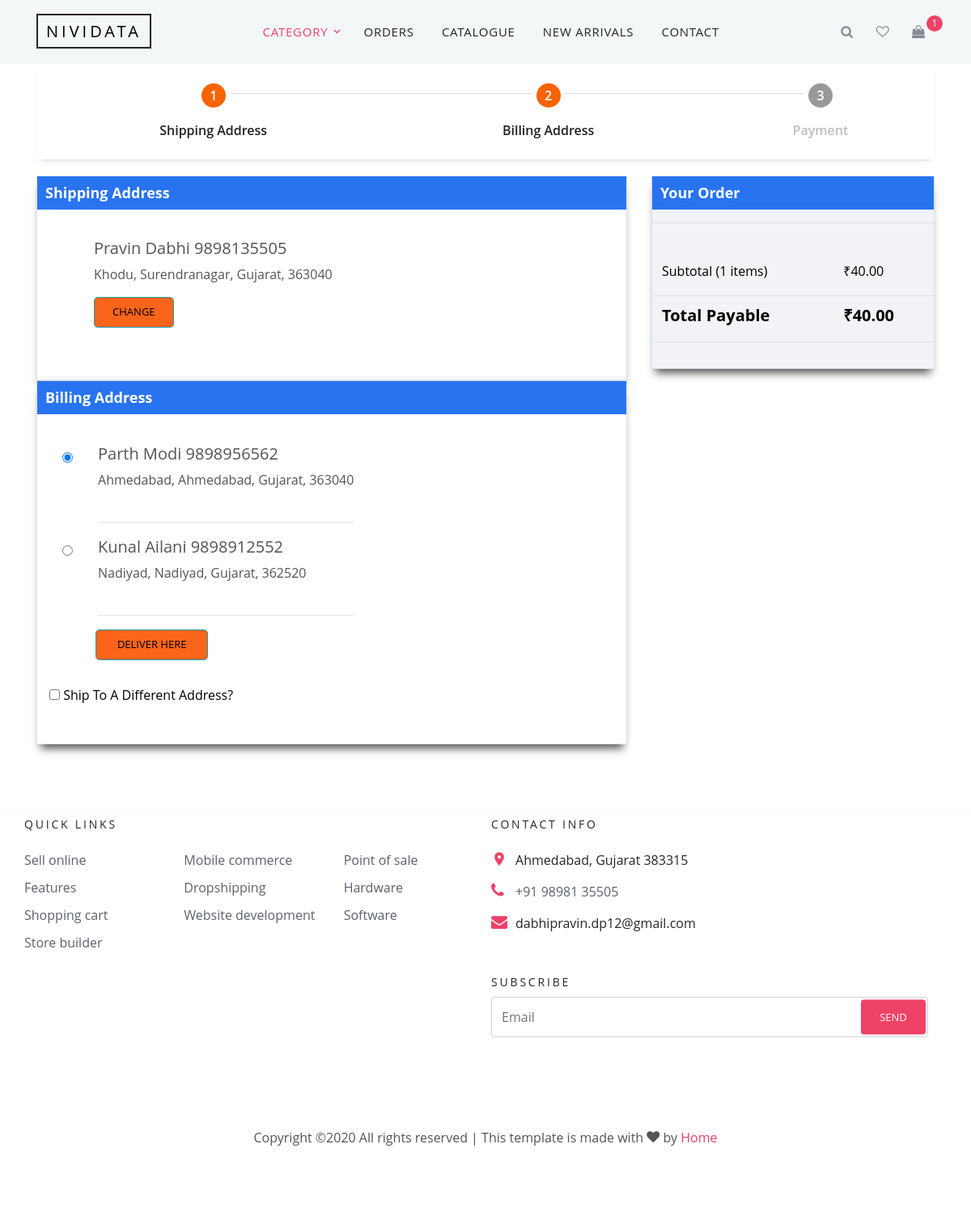
The page /billing-address/ (signed in) on the database as committed earlier.
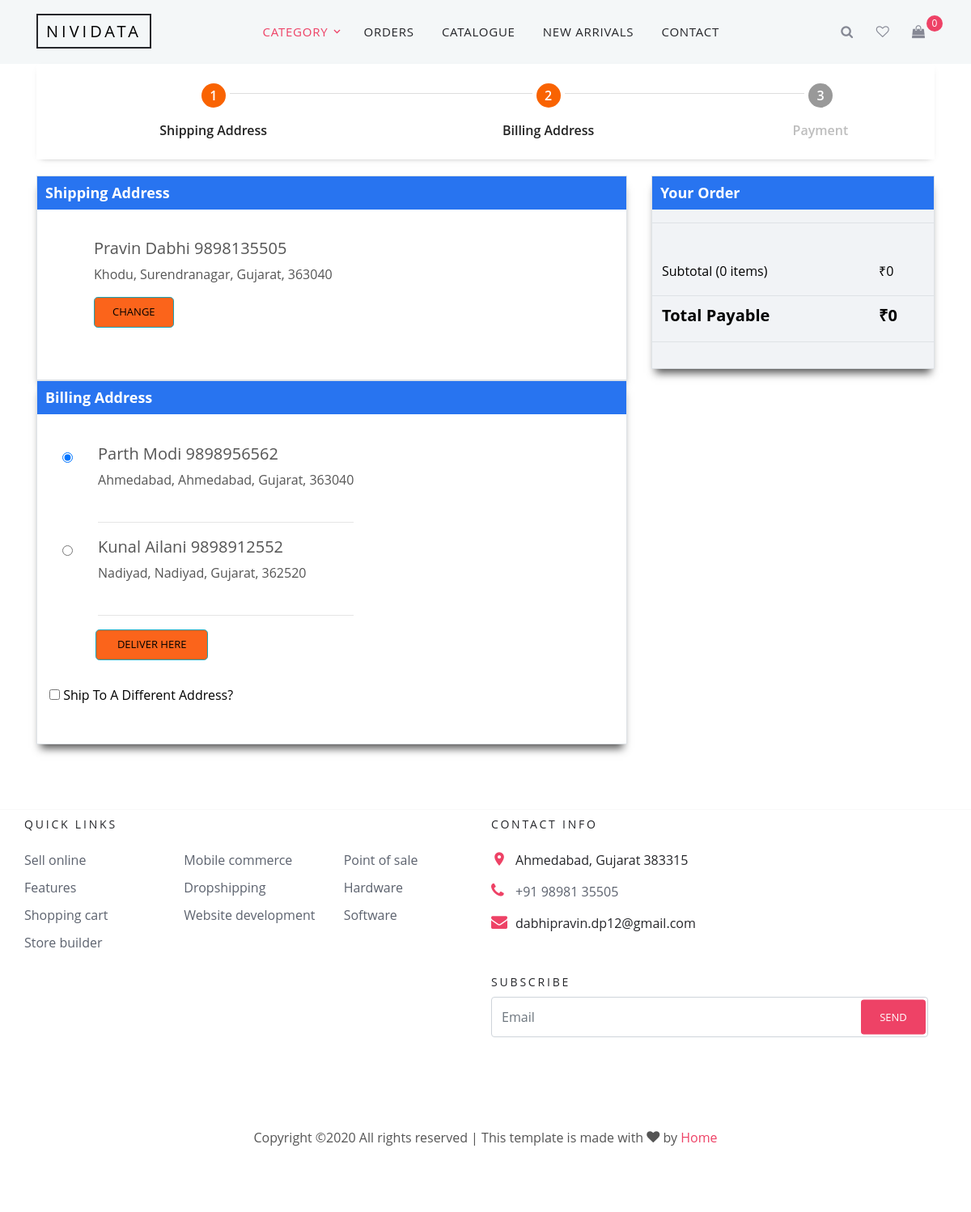
The same page on the database as committed later.
### shopping/models.py (models this page shows, shortened)
class Cart(models.Model):
    user = models.ForeignKey(User, related_name="user_cart", on_delete=models.CASCADE, null=True)
    total = models.DecimalField(max_digits=10, decimal_places=2, default=0)
    status = models.BooleanField(default=True)
    shipping_address = models.ForeignKey('Address', related_name='cart_shipping_address', on_delete=models.SET_NULL, blank=True, null=True)
    billing_address = models.ForeignKey('Address', related_name='cart_billing_address', on_delete=models.SET_NULL, blank=True, null=True)
    coupon = models.ForeignKey('CouponCode', related_name="cart_coupon", on_delete=models.CASCADE, blank=True, null=True)
    total_discount = models.DecimalField(max_digits=10, decimal_places=2, null=True, blank=True)
    def get_sub_total(self):
        sub_total = 0
        for item in self.cart_item.all():
            sub_total += item.sub_total
        return sub_total
    def get_total(self):
        total = 0
        for item in self.cart_item.all():
            total += item.sub_total
        if self.coupon and self.total_discount:
            total -= self.total_discount
        return total

class CartItem(models.Model):
    cart = models.ForeignKey("Cart", related_name="cart_item", on_delete=models.CASCADE)
    product = models.ForeignKey(Product, related_name="product_item", on_delete=models.CASCADE)
    quantity = models.IntegerField(default=1)
    price_per_unit = models.DecimalField(max_digits=10, decimal_places=2)
    sub_total = models.DecimalField(max_digits=10, decimal_places=2)

class Address(models.Model):
    user = models.ForeignKey(User, related_name="adress", on_delete=models.CASCADE)
    first_name = models.CharField(max_length=50, default="")
    last_name = models.CharField(max_length=50, default="")
    mobile = models.CharField(max_length=15, default="")
    street = models.CharField(max_length=255)
    city = models.CharField(max_length=55)
    state = models.CharField(max_length=55)
    zip_code = models.IntegerField()
    address_type = models.CharField(max_length=1, default="S", choices=ADDRESS_CHOICES)

### shopping/views.py (the view, shortened to what this page needs)
# urls.py: path("billing-address/", BillingAddress.as_view(), name="billing_address"),
class BillingAddress(View):
    def get(self, request):
        address_object = Address.objects.filter(user=self.request.user)
        billing_addr_obj = address_object.filter(address_type="B")
        form = AddressForm()
        cart = Cart.objects.get(user=request.user)
        cart_item = cart.cart_item.all()
        if cart.shipping_address == None:
            return redirect("shipping_address")
        full_bill_ads = request.GET.get("billing_address")
        if full_bill_ads:
            cart.billing_address = Address.objects.get(id = int(full_bill_ads))
            cart.save()
            messages.success(request, "Your Billing Address Successfully Added")
            return redirect("payment")
        return render(request, "billing_address.html", {'form': form, "cart": cart, "billing_addr_obj": billing_addr_obj, "cart_item":cart_item})

### shopping/forms.py
class AddressForm(forms.ModelForm):
    ADDRESS_CHOICES = (
    ('B', 'Billing'),
    ('S', 'Shipping'),
    )
    first_name = forms.CharField(widget=forms.TextInput(attrs={'class': 'form-control','placeholder': 'first_name'}))
    last_name = forms.CharField(widget=forms.TextInput(attrs={'class': 'form-control', 'placeholder': 'last_name'}))
    mobile = forms.CharField(widget=forms.NumberInput(attrs={'class': 'form-control', 'placeholder': 'mobile'}))
    street = forms.CharField(widget=forms.TextInput(attrs={'class': 'form-control', 'placeholder': 'street'}))
    city = forms.CharField(widget=forms.TextInput(attrs={'class': 'form-control', 'placeholder': 'city'}))
    state = forms.CharField(widget=forms.TextInput(attrs={'class': 'form-control', 'placeholder': 'state'}))
    zip_code = forms.CharField(widget=forms.NumberInput(attrs={'class': 'form-control', 'placeholder': 'zip_code'}))
    class Meta:
        model = Address
        fields = ("first_name", "last_name", "mobile", "street", "city", "state", "zip_code",)

### templates/billing_address.html (shortened to what the changed rows need)
{% load static %}
<!DOCTYPE html>
<html lang="en">
  <head>
    <link rel="stylesheet" href="{% static 'fonts/icomoon/style.css' %}">
    <link rel="stylesheet" href="{% static 'css/bootstrap.min.css' %}">
    <link rel="stylesheet" href="{% static 'css/magnific-popup.css' %}">
    <link rel="stylesheet" href="{% static 'css/jquery-ui.css' %}">
    <link rel="stylesheet" href="{% static 'css/owl.carousel.min.css' %}">
    <link rel="stylesheet" href="{% static 'css/owl.theme.default.min.css' %}">
    <link rel="stylesheet" href="{% static 'css/aos.css' %}">
    <link rel="stylesheet" href="{% static 'css/style.css' %}">
    <link rel="stylesheet" href="{% static 'css/bootstrap/bootstrap-grid.css' %}">
    <link rel="stylesheet" href="{% static 'css/bootstrap/bootstrap-reboot.css' %}">
    <link rel="stylesheet" href="{% static 'css/steppers.css' %}">
    <link rel="stylesheet" href="{% static 'cart/css/font-awesome.min.css' %}"/>
</head>
<body>
<div class="site-wrap">
  {% include "navbar.html" %}
<div class="site-section" style="padding-top: 0;">
  <div class="container">
        <div class="row">
          <div class="col-md-8 mb-md-0">
            <div class="p-3 p-lg-5 border" style="padding-left:0px !important; padding-top: 0px !important; padding-right: 0px !important; box-shadow: 0 10px 10px -5px;">
              <h2 class="h3 mb-3 text-black" style="background-color: #2874f0; color: #fff; padding: 10px; font-size: 18px; font-weight: 500px;"><strong>Shipping Address</strong></h2>
            <div style="padding-left: 70px; padding-top: 20px;">
              <div class="form-group">
                  <h5>{{cart.shipping_address.first_name}} {{cart.shipping_address.last_name}}  {{cart.shipping_address.mobile}}</h5>
                  <p>{{cart.shipping_address.street}}, {{cart.shipping_address.city}}, {{cart.shipping_address.state}}, {{cart.shipping_address.zip_code}}</p>
                  <a class="btn btn-info btn-lg btn-block" href="{% url 'shipping_address' %}" style="width: 15%; height: 1%; color: #000; background-color: #fb641b;">Change</a>
              </div>
            </div>
            </div>
            <div class="p-3 p-lg-5 border" style="padding: 0px !important; box-shadow: 0 10px 10px -5px; height: 450px; overflow: auto;">
               <h2 class="h3 mb-3 text-black" style="background-color: #2874f0; color: #fff; padding: 10px; font-size: 18px; font-weight: 500px;"><strong>Billing Address</strong></h2>
            </div>
          </div>
          <div class="col-md-4">
            <div>
            <div class="row mb-5">
              <div class="col-md-12">
               <div class="p-3 border" style="padding-left:0px !important; padding-top: 0px !important; padding-right: 0px !important; background-color: #f1f3f6; box-shadow: 0 10px 10px -5px;">
                  <h2 class="h3 mb-3 text-black" style="background-color: #2874f0; color: #fff; padding: 10px; font-size: 18px; font-weight: 500px; "><strong>Your Order</strong></h2>
                  <table class="table site-block-order-table" style="border: 0px !important;">
                    <tbody>
                      <tr>
                        <td class="text-black" style="padding-top:50px;"><h6>Subtotal ({{cart.cart_item.all.count}} items)</h6></td>
                        <td class="text-black" style="padding-top:50px ;"><h6>&#8377;{{cart.get_sub_total}}</h6></td>
                      </tr>
                      <tr style="border-bottom: 1px solid #dee2e6;">
                        <td class="text-black"><h5><strong>&#8377;{{cart.get_total}}</strong></h5></td>
                      </tr>
                    </tbody>
                  </table>
                </div>
              </div>
            </div>
            </div>
          </div>
        </div>
      </div>
    </div>
  </div>
  </body>
</html>

### templates/navbar.html (shortened to what this page needs)
{% load mptt_tags %}
<div class="site-navbar bg-white py-2" style="background: #f0f4f6b8 !important;">
      <div class="container">
        <div class="d-flex align-items-center justify-content-between">
          <div class="logo">
            <div class="site-logo">
              <a href="{% url 'product' %}" style="padding-top: 6px; padding-bottom: 6px;" class="js-logo-clone">NIVIDATA</a>
            </div>
          </div>
          <div class="main-nav d-none d-lg-block">
            <nav class="site-navigation text-right text-md-center" role="navigation">
              <ul class="site-menu js-clone-nav d-none d-lg-block">
                <li class="has-children active">
                  <a href="#">Category</a>
                </li>
                <li><a href="{% url 'order' %}">Orders</a></li>
                <li><a href="#">Catalogue</a></li>
                <li><a href="#">New Arrivals</a></li>
                <li><a href="#">Contact</a></li>
              </ul>
            </nav>
          </div>
          <div class="icons">
            <a href="#" class="icons-btn d-inline-block js-search-open"><span class="icon-search"></span></a>
            <a href="#" class="icons-btn d-inline-block"><span class="icon-heart-o"></span></a>
            <a href="{% url 'cartlists' %}" class="icons-btn d-inline-block bag">
              <span class="icon-shopping-bag"></span>
              <span class="number" id = "count">{{cart_item_count.count}}</span>
            </a>
          </div>
        </div>
      </div>
    </div>

Rows that differ between the two databases and show on the page:
changed Cart "Pravin": count "1" → "0"; cart_item.all.count "1" → "0"; get_sub_total "40.00" → "0"; get_total "40.00" → "0"
